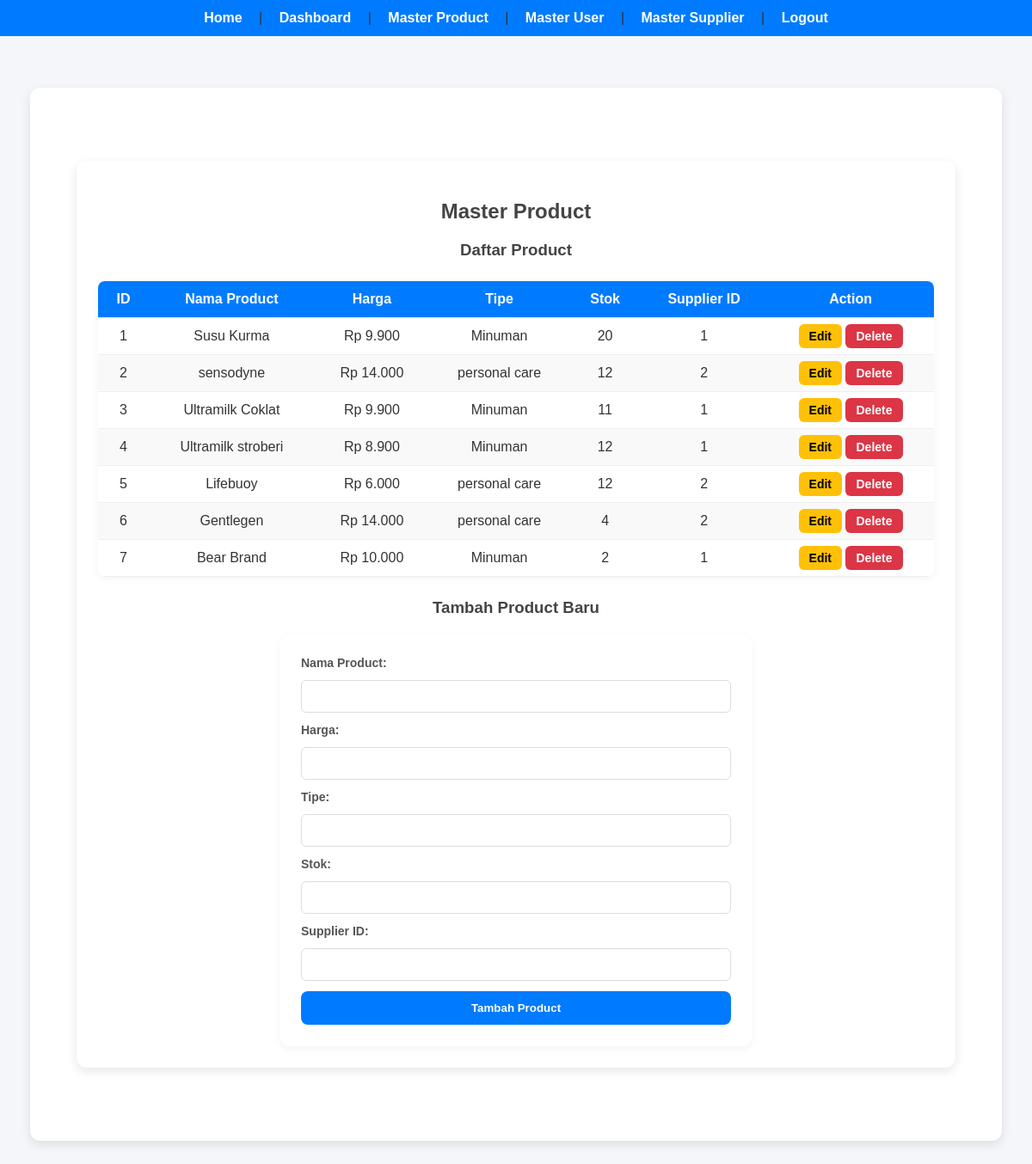
Page /index.php?page=product (signed in) on the committed database.
### tables this page shows
CREATE TABLE `product` (
  `product_id` int(10) NOT NULL,
  `product_name` varchar(30) NOT NULL,
  `price` decimal(10,0) NOT NULL,
  `type` varchar(30) NOT NULL,
  `stock` int(11) NOT NULL,
  `supplier_id` int(11) NOT NULL
);

### product.php (the view, shortened to what this page needs)
<?php
include "conn.php";
?>
<div class="container">
    <h2>Master Product</h2>
    <h3>Daftar Product</h3>
    <table class="data-table">
        <thead>
            <tr>
                <th>ID</th>
                <th>Nama Product</th>
                <th>Harga</th>
                <th>Tipe</th>
                <th>Stok</th>
                <th>Supplier ID</th>
                <?php if ($_SESSION['role'] == 'admin'): ?>
                    <th>Action</th>
                <?php endif; ?>
            </tr>
        </thead>
        <tbody>
        <?php
        $query = "SELECT * FROM product ORDER BY product_id ASC";
        $result = mysqli_query($conn, $query);
        if (!$result) {
            echo "<tr><td colspan='7'>Error: " . mysqli_error($conn) . "</td></tr>";
        } elseif (mysqli_num_rows($result) > 0) {
            while ($row = mysqli_fetch_assoc($result)) {
                echo "<tr>
                        <td>{$row['product_id']}</td>
                        <td>{$row['product_name']}</td>
                        <td>Rp " . number_format($row['price'], 0, ',', '.') . "</td>
                        <td>{$row['type']}</td>
                        <td>{$row['stock']}</td>
                        <td>{$row['supplier_id']}</td>";
                if ($_SESSION['role'] == 'admin') {
                    echo "<td>
                            <a href='edit_product.php?id={$row['product_id']}' class='btn-edit'>Edit</a>
                            <a href='index.php?page=product&delete_id={$row['product_id']}' class='btn-delete' onclick='return confirm(\"Yakin hapus product ini?\")'>Delete</a>
                          </td>";
                }
                echo "</tr>";
            }
        } else {
            $colspan = $_SESSION['role'] == 'admin' ? 7 : 6;
            echo "<tr><td colspan='$colspan' style='text-align:center;'>Tidak ada data product.</td></tr>";
        }
        ?>
        </tbody>
    </table>
    <?php if ($_SESSION['role'] == 'admin'): ?>
        <h3>Tambah Product Baru</h3>
        <form method="post" action="">
            <label>Nama Product:</label>
            <input type="text" name="product_name" required>
            <label>Harga:</label>
            <input type="number" name="price" step="0.01" required>
            <label>Tipe:</label>
            <input type="text" name="type" required>
            <label>Stok:</label>
            <input type="number" name="stock" required>
            <label>Supplier ID:</label>
            <input type="number" name="supplier_id" required>
            <button type="submit" name="tambah_product">Tambah Product</button>
        </form>
    <?php endif; ?>
</div>

### index.php (shortened to what this page needs)
<!DOCTYPE html>
<html lang="en">
<head>
    <link rel="stylesheet" href="style.css">
</head>
<body>
    <nav>
        <a href="index.php">Home</a> |
        <?php if (!isset($_SESSION['username'])): ?>
            <a href="index.php?page=login">Login</a> |
            <a href="index.php?page=register">Register</a>
        <?php else: ?>
            <a href="index.php?page=dashboard">Dashboard</a> |
            <a href="index.php?page=product">Master Product</a> |
            <?php if ($_SESSION['role'] == 'admin'): ?>
                <a href="index.php?page=user">Master User</a> |
                <a href="index.php?page=supplier">Master Supplier</a> |
            <?php endif; ?>
            <a href="logout.php">Logout</a>
        <?php endif; ?>
    </nav>
    <div class="container">
    <?php
    if (isset($_GET['page'])) {
        $page = $_GET['page'];
        $admin_pages = ['user', 'supplier'];
        if (in_array($page, $admin_pages) && (!isset($_SESSION['role']) || $_SESSION['role'] != 'admin')) {
            echo "<h2>Access Denied</h2>";
            echo "<p>You don't have permission to access this page.</p>";
        } else {
            if ($page == "login") {
                include "login.php";
            } elseif ($page == "register") {
                include "register.php";
            } elseif ($page == "dashboard") {
                include "dashboard.php";
            } elseif ($page == "user") {
                include "user.php";
            } elseif ($page == "product") {
                include "product.php";
            } elseif ($page == "supplier") {
                include "supplier.php";
            } else {
                echo "<h2>404 - Page not found!</h2>";
            }
        }
    } else {
        echo "<h2>Welcome</h2><p>Please select Login or Register from the menu above.</p>";
    }
    ?>
    </div>
</body>
</html>

### style.css (style rules this page uses)
body { font-family: Arial, Helvetica, sans-serif; background: #f4f6f9; margin: 0; padding: 0; color: #333; }
.container { width: 90%; max-width: 1200px; margin: 60px auto; background: #fff; padding: 25px; border-radius: 12px; box-shadow: 0 4px 12px rgba(0,0,0,0.1); }
h1, h2 { text-align: center; color: #444; }
nav { background: #007BFF; padding: 12px; text-align: center; }
nav a { color: #fff; text-decoration: none; margin: 0 15px; font-weight: bold; }
form { display: flex; flex-direction: column; gap: 12px; }
label { font-size: 14px; font-weight: bold; color: #555; }
input[type="text"], input[type="email"], input[type="password"] { padding: 10px; border: 1px solid #ddd; border-radius: 6px; font-size: 14px; }
button { padding: 10px; background: #007BFF; border: none; border-radius: 6px; color: white; font-weight: bold; cursor: pointer; transition: background 0.3s; }

### product.php (style rules this page uses)
body { font-family: Arial, Helvetica, sans-serif; background: #f4f6f9; margin: 0; padding: 0; color: #333; }
.container { width: 90%; max-width: 1200px; margin: 60px auto; background: #fff; padding: 25px; border-radius: 12px; box-shadow: 0 4px 12px rgba(0,0,0,0.1); }
h2, h3 { text-align: center; color: #444; margin-bottom: 20px; }
.data-table { width: 100%; border-collapse: collapse; margin: 25px 0; background: #fff; border-radius: 8px; overflow: hidden; box-shadow: 0 2px 8px rgba(0,0,0,0.05); }
.data-table th, .data-table td { padding: 12px 15px; text-align: center; border-bottom: 1px solid #eee; }
.data-table th { background: #007BFF; color: white; font-weight: bold; }
.data-table tr:nth-child(even) { background: #f9f9f9; }
.btn-edit, .btn-delete { padding: 6px 12px; border-radius: 6px; text-decoration: none; font-size: 14px; font-weight: bold; transition: all 0.3s ease; }
.btn-edit { background: #ffc107; color: #000; }
.btn-delete { background: #dc3545; color: white; }
form { display: flex; flex-direction: column; gap: 12px; max-width: 500px; margin: 0 auto; background: #fff; padding: 25px; border-radius: 12px; box-shadow: 0 3px 10px rgba(0,0,0,0.05); }
label { font-size: 14px; font-weight: bold; color: #555; }
input[type="text"], input[type="number"] { padding: 10px 12px; border: 1px solid #ddd; border-radius: 6px; font-size: 14px; transition: all 0.3s ease; }
button { padding: 12px; background: #007BFF; border: none; border-radius: 8px; color: white; font-weight: bold; cursor: pointer; transition: background 0.3s; }

### rows in the picture
product: product_id "1", product_name "Susu Kurma", price "9.900", type "Minuman", stock "20", supplier "1"
product: product_id "2", product_name "sensodyne", price "14.000", type "personal care", stock "12", supplier "2"
product: product_id "3", product_name "Ultramilk Coklat", price "9.900", type "Minuman", stock "11", supplier "1"
product: product_id "4", product_name "Ultramilk stroberi", price "8.900", type "Minuman", stock "12", supplier "1"
product: product_id "5", product_name "Lifebuoy", price "6.000", type "personal care", stock "12", supplier "2"
product: product_id "6", product_name "Gentlegen", price "14.000", type "personal care", stock "4", supplier "2"
product: product_id "7", product_name "Bear Brand", price "10.000", type "Minuman", stock "2", supplier "1"
